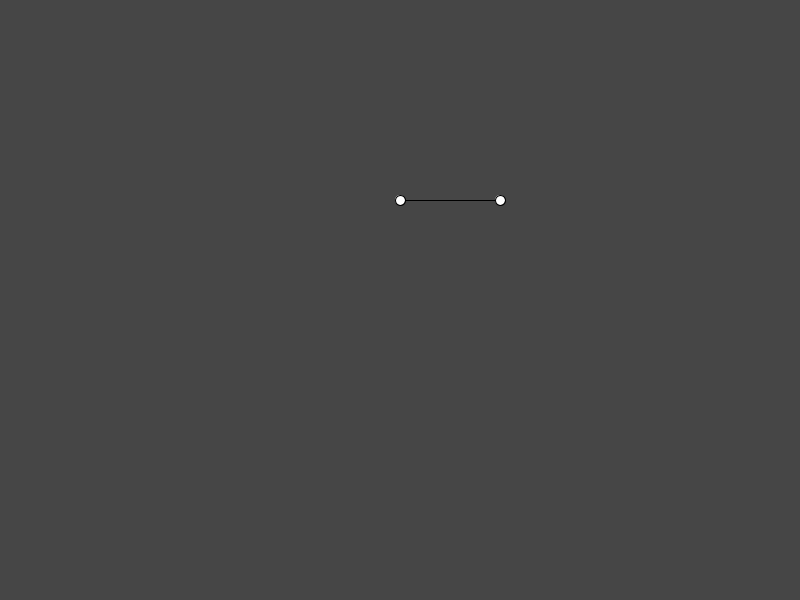
Frame 1 (no input)
Frame 60 (the mouse pressed at the canvas centre just before this capture): blank canvas, image omitted
Frame 120 (the mouse held since frame 60 and released just before this capture): blank canvas, image omitted

The Processing sketch that drew this single still picture (run headless with seeded random() and noise(); from frame 60 on, the mouse is pressed at the canvas centre):

// Processing sketch: Foot_Gait
// ── Foot_Gait.pde

float  root_x = width/2;
float root_y = height/2;

float rootpos[] = {400,200};
float Foot_Pos[]={0,0};


float h ;

int i = 0;


void setup(){

size(800,600);


}



void draw(){
background(70);
  
  
update_gait(rootpos[0],rootpos[1], i);
  
  //// Calculate Positions
  //float FAX = 100 * cos(radians(i));
  //float FAY = 100 * sin(radians(i));
  
  //// Update Knee pos
  




  //if (i > 180){
  //Foot_Pos[0] = rootpos[0]+ FAX;
  //Foot_Pos[1] = rootpos[1] + FAY;
  
  
  //} else {
    
  //  Foot_Pos[0] = map(i,180,0,rootpos[0] - 100, rootpos[0]+100);
  //  Foot_Pos[1] = rootpos[1];
  //}
  
  //line(rootpos[0],rootpos[1]+h,Foot_Pos[0],Foot_Pos[1]);
  //circle(rootpos[0],rootpos[1]+h, 10);
  //circle(Foot_Pos[0],Foot_Pos[1], 10);
  
  //line(rootpos[0],rootpos[1]+h,r_Hippos[0],r_Hippos[1]);
   i++;
   if (i>360){i = 0;}
  
 // line(width/2,h,width/2+HX,h+HY);
 // line(width/2,h,width/2-HX,h-HY);
  
  
}



void update_gait(float x1, float y1,  float i){
  
  rootpos[0] = x1;
  rootpos[1] = y1;
  
  // Calculate Positions
  float FAX = 100 * cos(radians(i));
  float FAY = 100 * sin(radians(i));
  
  // Update Knee pos

  if (i > 180){
  Foot_Pos[0] = rootpos[0]+ FAX;
  Foot_Pos[1] = rootpos[1] + FAY;
  
  
  } else {
    
    Foot_Pos[0] = map(i,180,0,rootpos[0] - 100, rootpos[0]+100);
    Foot_Pos[1] = rootpos[1];
  }
  
  line(rootpos[0],rootpos[1]+h,Foot_Pos[0],Foot_Pos[1]);
  circle(rootpos[0],rootpos[1]+h, 10);
  circle(Foot_Pos[0],Foot_Pos[1], 10);
  
  //line(rootpos[0],rootpos[1]+h,r_Hippos[0],r_Hippos[1]);
   
   
  
 // line(width/2,h,width/2+HX,h+HY);
 // line(width/2,h,width/2-HX,h-HY);

}
